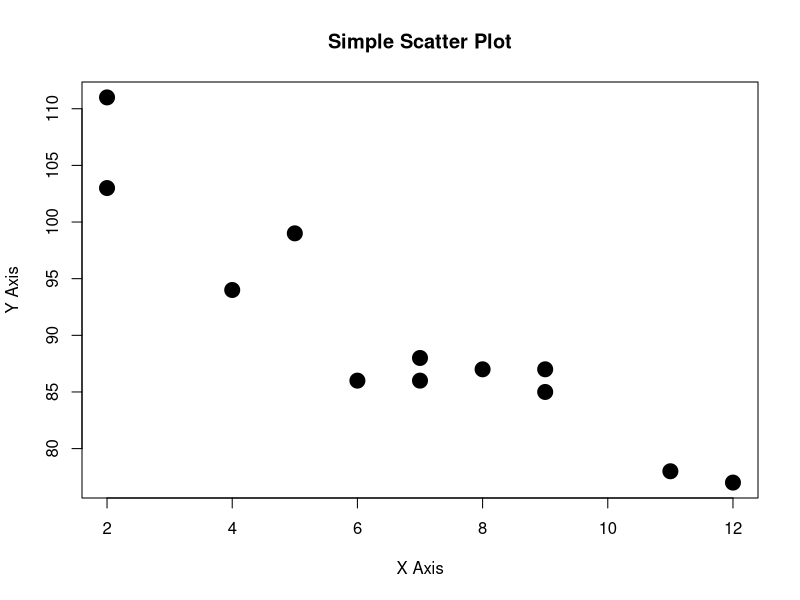
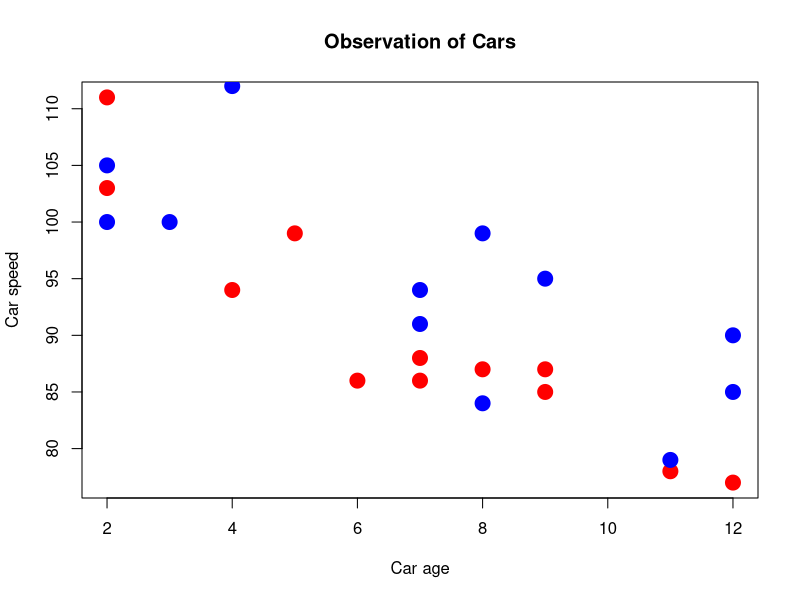

Write R code to recreate these figures, in order.
# Day 5: R Graphics

# Scatter plot - used to represent he relationship between two variables
x <- c(5,7,8,7,2,2,9,4,11,12,9,6)
y <- c(99,86,87,88,111,103,87,94,78,77,85,86)

plot(x, y, main="Simple Scatter Plot", xlab="X Axis", ylab="Y Axis", cex=2, pch=19)

#points() - for plotting 2 sets of scatters in a single plot, we use points() function

# day one, the age and speed of 12 cars:
x1 <- c(5,7,8,7,2,2,9,4,11,12,9,6)
y1 <- c(99,86,87,88,111,103,87,94,78,77,85,86)

# day two, the age and speed of 15 cars:
x2 <- c(2,2,8,1,15,8,12,9,7,3,11,4,7,14,12)
y2 <- c(100,105,84,105,90,99,90,95,94,100,79,112,91,80,85)

plot(x1, y1, main="Observation of Cars", xlab="Car age", ylab="Car speed", col="red", cex=2, pch=19)
points(x2, y2, col="blue", cex=2, pch=19)
